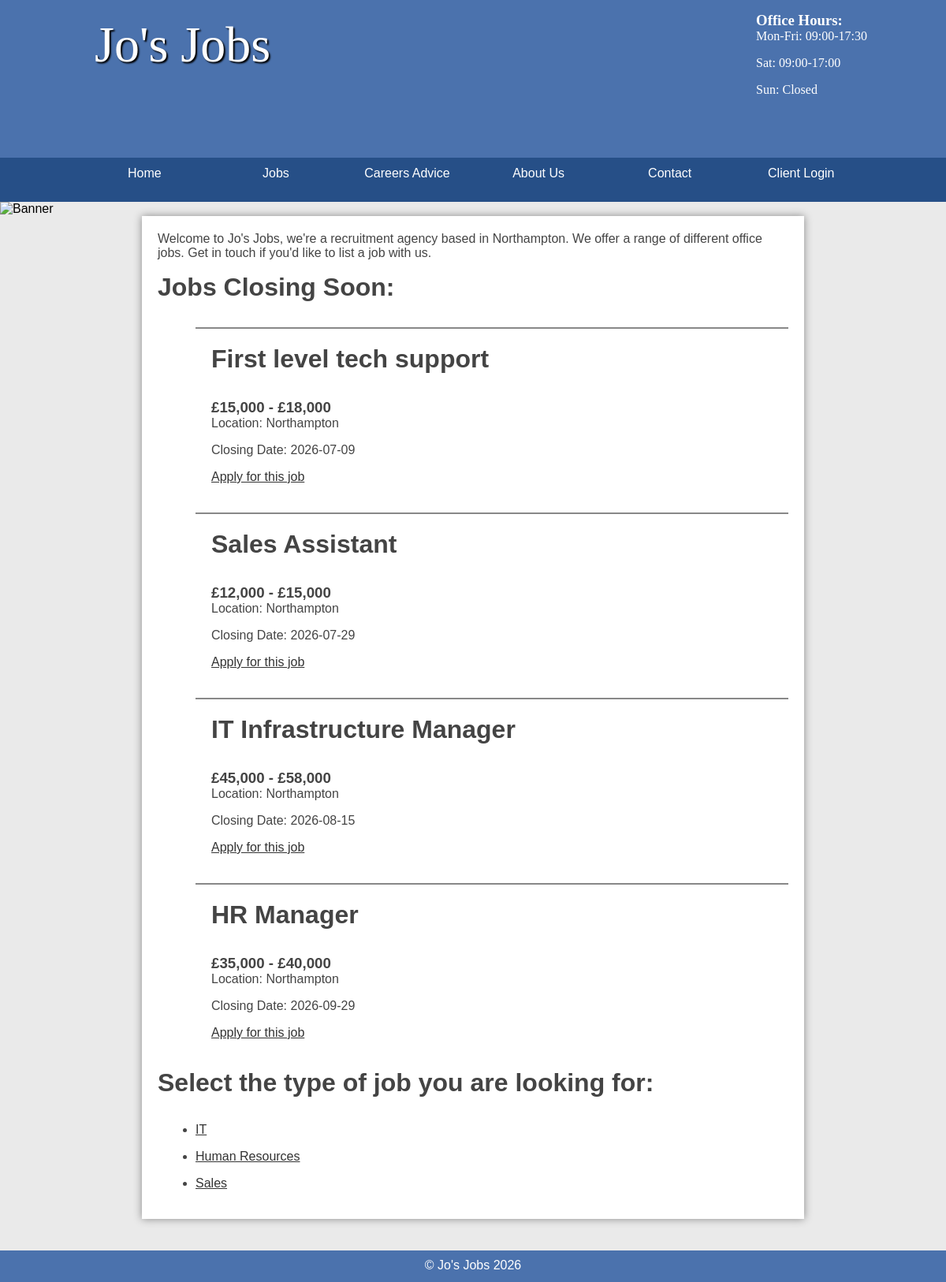
The page /jobs/public/index.php on the database its author committed.
### tables this page shows
CREATE TABLE job (
  id INT AUTO_INCREMENT PRIMARY KEY,
  title VARCHAR(45) DEFAULT NULL,
  description TEXT,
  salary VARCHAR(45) DEFAULT NULL,
  closingDate DATE DEFAULT NULL,
  categoryId INT DEFAULT NULL,
  location VARCHAR(255) DEFAULT NULL,
  dateAdded TIMESTAMP NOT NULL DEFAULT CURRENT_TIMESTAMP,
  archived TINYINT(1) NOT NULL DEFAULT 0,
  clientId INT DEFAULT NULL,
  FOREIGN KEY (categoryId) REFERENCES category(id) ON DELETE SET NULL,
  FOREIGN KEY (clientId) REFERENCES clients(id) ON DELETE SET NULL
);

CREATE TABLE category (
  id INT AUTO_INCREMENT PRIMARY KEY,
  name VARCHAR(45) DEFAULT NULL
);

### jobs/public/index.php (called while the page is built, shortened)
<?php
require_once __DIR__ . '/bootstrap.php';
$publicController = new PublicController($jobsTable, $categoriesTable, $applicantsTable, $enquiriesTable);
$pageName = $_GET['page'] ?? 'home';
switch ($pageName) {
    case 'home':
    default:
        $page = $publicController->home();
        break;
}
include __DIR__ . '/templates/' . $page['template'];
$output = ob_get_clean();
require __DIR__ . '/templates/layout.html.php';

### jobs/public/JoJobs/Controllers/PublicController.php (called while the page is built, shortened)
<?php
class PublicController {
    private $jobsTable;
    private $categoriesTable;
    public function __construct($jobsTable, $categoriesTable, $applicantsTable, $enquiriesTable) {
        $this->jobsTable = $jobsTable;
        $this->categoriesTable = $categoriesTable;
    }
    public function home(): array {
        $today = date('Y-m-d');
        $jobs = $this->jobsTable->query(
            'SELECT * FROM job WHERE closingDate > :date AND archived = 0 ORDER BY closingDate ASC LIMIT 5',
            ['date' => $today]
        );
        return [
            'template' => 'home.html.php',
            'title' => "Jo's Jobs - Home",
            'variables' => ['jobs' => $jobs, 'categories' => $this->categoriesTable->findAll()]
        ];
    }
}

### jobs/public/CSY2089/DatabaseTable.php (called while the page is built, shortened)
<?php
class DatabaseTable {
    private $pdo;
    private $table;
    public function __construct(PDO $pdo, string $table, string $primaryKey, ?string $className = null) {
        $this->pdo = $pdo;
        $this->table = $table;
        $this->className = $className;
    }
    private function buildEntities(array $rows): array {
        return array_map(fn($row) => new $this->className($row), $rows);
    }
    public function findAll() {
        $stmt = $this->pdo->prepare('SELECT * FROM ' . $this->table);
        $stmt->execute();
        $stmt->setFetchMode(PDO::FETCH_ASSOC);
        return $this->buildEntities($stmt->fetchAll());
    }
    public function query($sql, $criteria = []) {
        $stmt = $this->pdo->prepare($sql);
        $stmt->execute($criteria);
        $stmt->setFetchMode(PDO::FETCH_ASSOC);
        return $stmt->fetchAll();
    }
}

### jobs/public/bootstrap.php (called while the page is built, shortened)
<?php
require_once __DIR__ . '/autoloader.php';
require_once __DIR__ . '/database.php';
$jobsTable       = new DatabaseTable($pdo, 'job', 'id', Job::class);
$categoriesTable = new DatabaseTable($pdo, 'category', 'id', Category::class);
$applicantsTable = new DatabaseTable($pdo, 'applicants', 'id', Applicant::class);
$enquiriesTable  = new DatabaseTable($pdo, 'enquiries', 'id', Enquiry::class);
$categories = $categoriesTable->findAll();

### jobs/public/autoloader.php (called while the page is built, shortened)
<?php
spl_autoload_register(function (string $className): void {
    $classFile = __DIR__ . '/' . str_replace('\\', '/', $className) . '.php';
});

### jobs/public/JoJobs/Entities/AbstractEntity.php (called while the page is built, shortened)
<?php
abstract class AbstractEntity implements ArrayAccess
{
    protected array $data = [];
    public function __construct(array $data = [])
    {
        $this->data = $data;
    }
    public function offsetGet(mixed $offset): mixed
    {
        return $this->data[$offset] ?? null;
    }
}

### jobs/public/templates/home.html.php (the view)
<main>
    <p>Welcome to Jo's Jobs, we're a recruitment agency based in Northampton. We offer a range of different office jobs. Get in touch if you'd like to list a job with us.</p>
    <h2>Jobs Closing Soon:</h2>
    <ul class="listing">
        <?php foreach ($jobs as $job): ?>
            <li>
                <div class="details">
                    <h2><?= htmlspecialchars($job['title'], ENT_QUOTES, 'UTF-8') ?></h2>
                    <h3><?= htmlspecialchars($job['salary'], ENT_QUOTES, 'UTF-8') ?></h3>
                    <p>Location: <?= htmlspecialchars($job['location'], ENT_QUOTES, 'UTF-8') ?></p>
                    <p>Closing Date: <?= htmlspecialchars($job['closingDate'], ENT_QUOTES, 'UTF-8') ?></p>
                    <a class="more" href="index.php?page=apply&id=<?= $job['id'] ?>">Apply for this job</a>
                </div>
            </li>
        <?php endforeach; ?>
    </ul>
    <h2>Select the type of job you are looking for:</h2>
    <ul>
        <?php foreach ($categories as $category): ?>
            <li><a href="index.php?page=jobs&categoryId=<?= $category['id'] ?>"><?= htmlspecialchars($category['name'], ENT_QUOTES, 'UTF-8') ?></a></li>
        <?php endforeach; ?>
    </ul>
</main>

### jobs/public/templates/layout.html.php (shortened to what this page needs)
<!DOCTYPE html>
<html>
<head>
    <link rel="stylesheet" href="/styles.css">
</head>
<body>
<header>
    <section>
        <aside>
            <h3>Office Hours:</h3>
            <p>Mon-Fri: 09:00-17:30</p>
            <p>Sat: 09:00-17:00</p>
            <p>Sun: Closed</p>
        </aside>
        <h1>Jo's Jobs</h1>
    </section>
</header>
<nav>
    <ul>
        <li><a href="/index.php?page=home">Home</a></li>
        <li><a href="/index.php?page=jobs">Jobs</a>
        </li>
        <li><a href="/index.php?page=careers-advice">Careers Advice</a></li>
        <li><a href="/index.php?page=about">About Us</a></li>
        <li><a href="/index.php?page=contact">Contact</a></li>
        <li><a href="/admin/index.php?action=clientLogin">Client Login</a></li>
    </ul>
</nav>
<img src="/images/randombanner.php" alt="Banner">
<?= $output ?? '' ?>
<footer>
    &copy; Jo's Jobs <?= date('Y') ?>
</footer>
</body>
</html>

### jobs/public/styles.css (style rules this page uses)
* { margin: 0; padding: 0; box-sizing: border-box; }
html { font-family: 'Oxygen-Regular', Verdana, sans-serif; }
body { background-color: #eaeaea; }
header { background-color: #4b72ad; color: white; min-height: 200px; overflow: auto; }
header section { width: 1000px; margin: auto; font-family: 'Oxygen-Regular', cursive; }
header aside { float: right; margin-top: 15px; }
header h1 { float: left; margin-left: 20px; font-weight: normal; }
h1 { font-size: 4em; color: white; text-align: center; padding-top: 20px; text-shadow: 2px 2px 2px #000; }
nav { width: 100%; background-color: #264f87; position: relative; z-index: 1000; overflow: visible; }
nav ul { width: 1000px; margin: auto; list-style: none; }
nav ul::after { content: ""; display: block; clear: both; }
nav > ul > li { width: 16.66%; height: 40px; float: left; position: relative; text-align: center; }
nav a, nav > ul > li > span { display: block; color: white; text-decoration: none; padding: 12px 0; line-height: 16px; }
body > img { width: 100%; display: block; }
main { width: 70vw; min-height: 80vh; margin: auto; padding: 20px; background-color: white; color: #444; box-shadow: 0 0 10px #888; overflow: auto; }
main h2 { font-size: 2em; }
main a { color: #333; }
main ul { margin-left: 3em; }
p, li, h2 { margin-bottom: 1em; }
footer { clear: both; min-height: 5vh; margin-top: 40px; padding: 10px; background-color: #4b72ad; color: white; text-align: center; }
.listing li { padding: 20px; border-top: 2px solid #888; overflow: auto; }

### rows shown on the page
job: title "First level tech support", salary "£15,000 - £18,000", location "Northampton", closingDate "2026-07-09"
job: title "Sales Assistant", salary "£12,000 - £15,000", location "Northampton", closingDate "2026-07-29"
job: title "IT Infrastructure Manager", salary "£45,000 - £58,000", location "Northampton", closingDate "2026-08-15"
job: title "HR Manager", salary "£35,000 - £40,000", location "Northampton", closingDate "2026-09-29"
category: name "IT"
category: name "Human Resources"
category: name "Sales"
